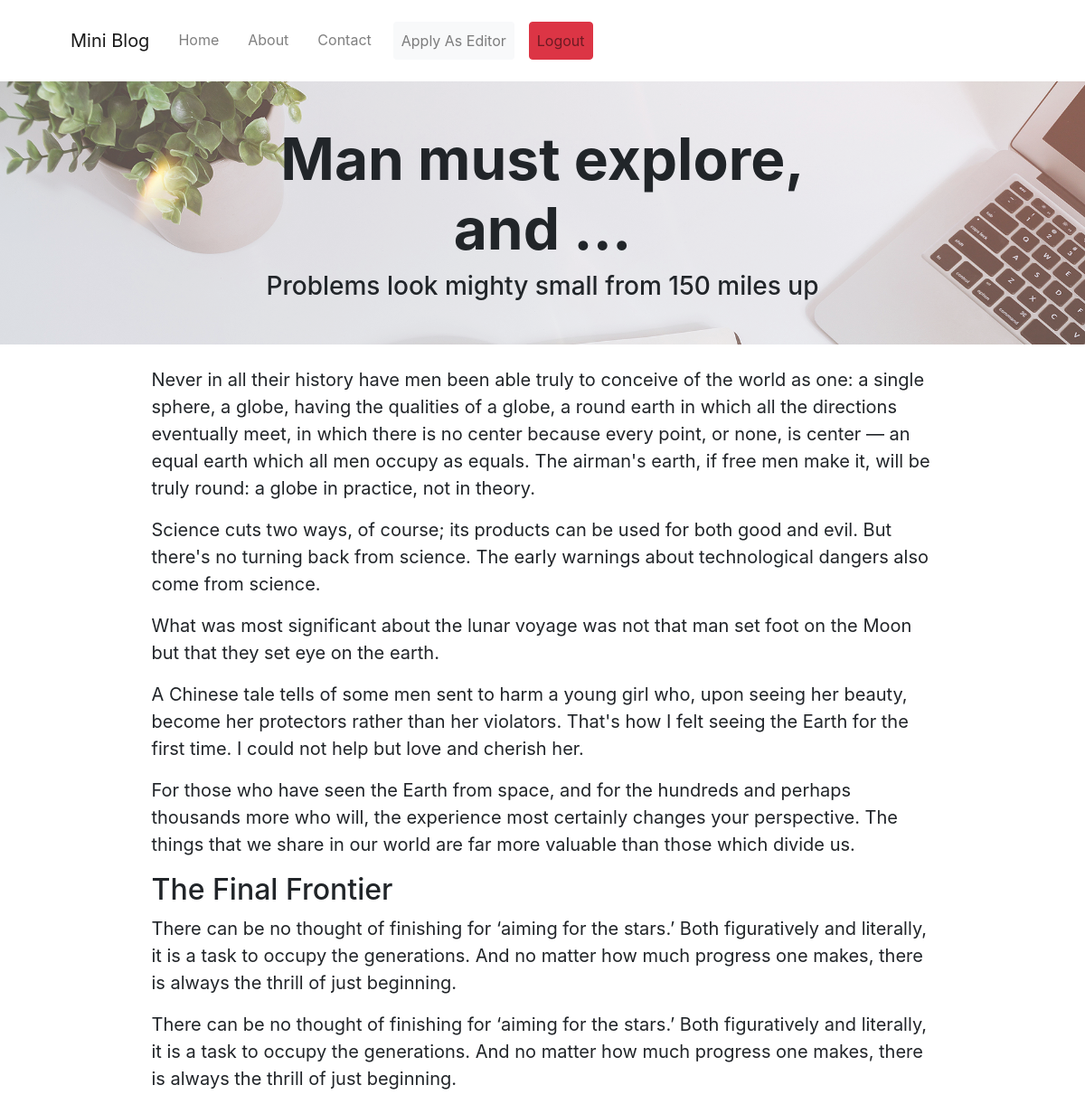
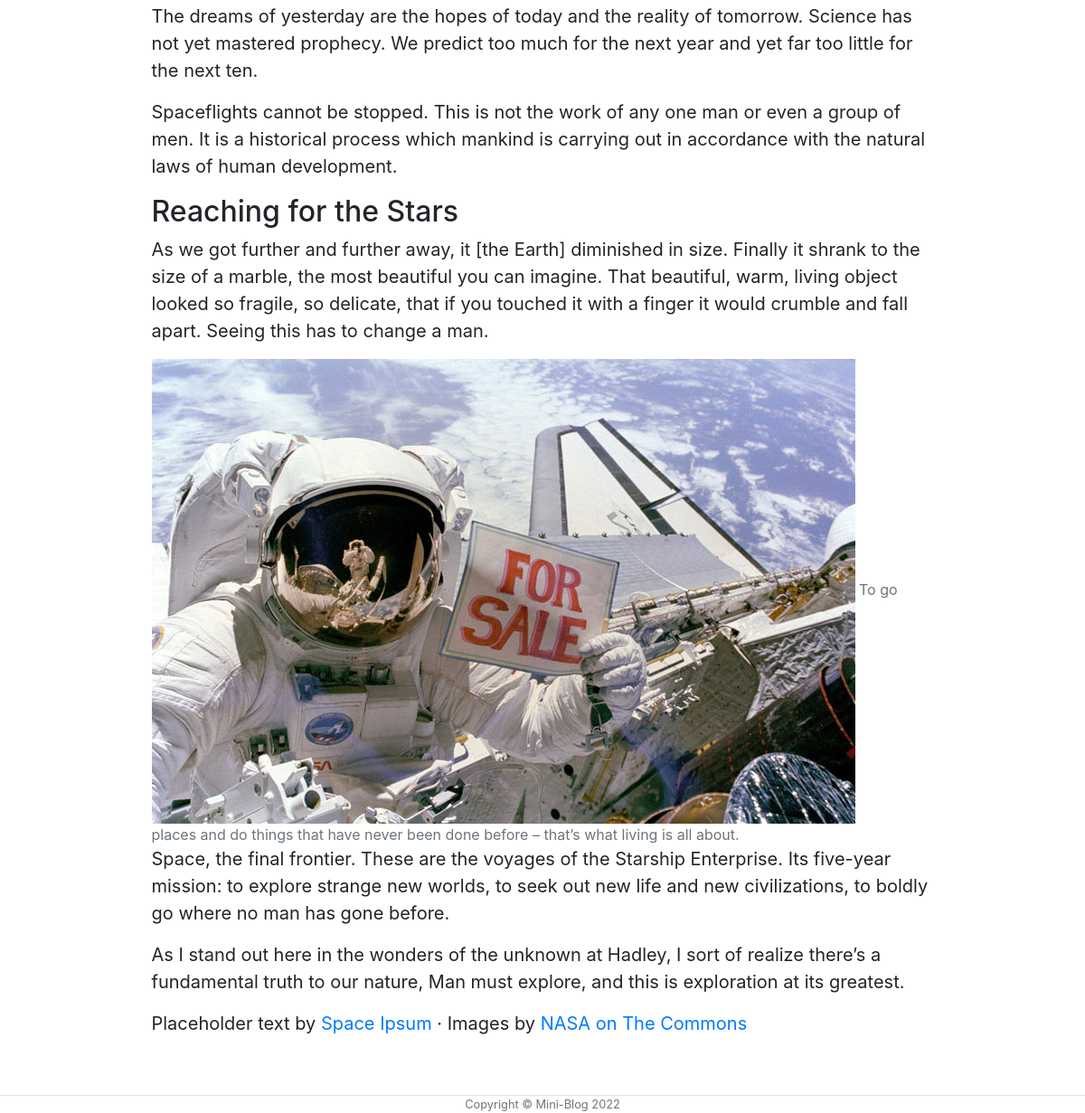
The page /post/man-must-explore-and-this-is-exploration-at-its-greatest (signed in) on the database its author committed (2 pictures, top to bottom).
### blog/models.py (models this page shows, shortened)
class Blog(models.Model):
    title = models.CharField(max_length=200)
    subtitle = models.TextField(max_length=400, null=True,blank=True)
    slug = models.SlugField(max_length=200,unique=True)
    post = HTMLField()
    status = models.BooleanField(help_text="Check For Active else Inactive",default=True)
    created_by = models.ForeignKey(User, on_delete=models.CASCADE,limit_choices_to={'is_staff': True})
    created_at = models.DateTimeField(auto_now_add=True)
    updated_at = models.DateTimeField(auto_now=True)

### blog/views.py (the view)
# urls.py: path('post/<slug:pk>',views.PostView,name="post"),
@login_required(login_url="login")
def PostView(request, pk):
    if request.user.is_staff:
        return redirect("login")
    post = Blog.objects.get(slug=pk)
    return render(request,'post.html',{'post':post})

### templates/post.html (shortened to what this page needs)
{% extends 'layout/main.html' %}
{% block body %}
{% include 'include/headtitle.html' with headtitle=post.title|truncatewords:4 headsubTitle=post.subtitle  %}
{% load static %}
<article class="mb-4">
    {{post.post|safe}}
</article>
{% endblock %}

### templates/include/headtitle.html (shortened to what this page needs)
{% load static %}
<header class="masthead py-5">
    <div class="container position-relative px-4 px-lg-5">
        <div class="row gx-4 gx-lg-5 justify-content-center">
            <div class="col-md-8">
                <div class="site-heading text-center">
                    <h1 class="font-weight-bold">{{headtitle}}</h1>
                    {% if headsubTitle %}
                    <span class="subheading h3">{{headsubTitle}}</span>
                    {% endif %}
                </div>
            </div>
        </div>
    </div>
</header>

### templates/layout/main.html (style rules this page uses)
.masthead { position: relative; display: flex; align-items: center; justify-content: center; }
.masthead::before { content: ""; background-image: url('/static/assets/img/home-bg.jpg'); background-size: cover; position: absolute; top: 0px; right: 0px; bottom: 0px; left: 0px; opacity: 0.75; }
.container p { font-size: 20px; }

### templates/include/headtitle.html (style rules this page uses)
h1 { font-size: 4rem !important; }

### rows shown on the page
Blog: subtitle "Problems look mighty small from 150 miles up", post "Never in all their history have men been able truly to conceive of the world as one: a single sphere, a globe, having the qualities of a globe, a round earth in which all the directions eventually meet, in which there is no center because every point, or none, is center — an equal earth which all men occupy as equals. The airman's earth, if free men make it, will be truly round: a globe in practice, not in theory. Science cuts two ways, of course; its products can be used for both good and evil. But there's no turning back from science. The early warnings about technological dangers also come from science. What was most significant about the lunar voyage was not that man set foot on the…", post (picture)

### other values the page prints
{{ headtitle }} "Man must explore, and …"
